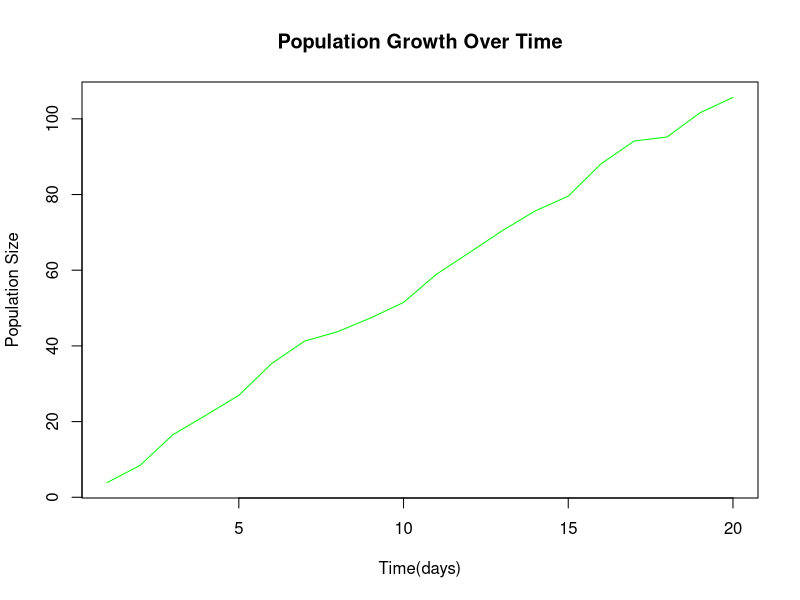

Reproduce this figure in R.
set.seed(123)
time_points<-1:20
population<-cumsum(rnorm(length(time_points),mean=5,sd=2))
plot(time_points,population,type="l",col="green",
xlab="Time(days)",ylab="Population Size",
main="Population Growth Over Time")
average_growth_rate<-mean(diff(population)/diff(time_points))
cat("Average growth Rate:",round(average_growth_rate,2),"organisms/day\n")
peaks<-time_points[which(diff(sign(diff(population)))==-2)+1]
cat("Peaks observed at time points:",peaks,"\n")
subpopulation_threshold<-15
subpopulation<-population[population>subpopulation_threshold]
cat("Number of organisms with size>15:",length(subpopulation),"\n")
if(average_growth_rate>0){
    cat("The population is growing.\n")
}else if(average_growth_rate<0){
    cat("The population is decreasing.\n")
}else{
    cat("The population size remains constant.\n")
}